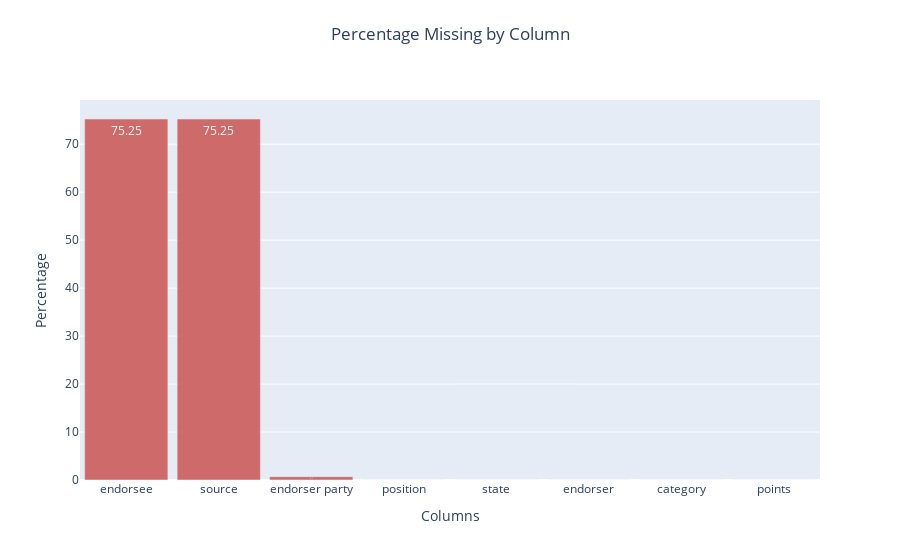

Source (notebook cell):
### Code cell
percent_missing = np.round(data.isnull().sum() * 100 / len(data),2)
missing_value_data = pd.DataFrame({'column_name': data.columns,
                                 'percent_missing': percent_missing}).sort_values('percent_missing', ascending=False)


fig = go.Figure()
fig.add_trace(
        go.Bar(x=missing_value_data['column_name'],
               y=missing_value_data['percent_missing'],
               opacity=0.9,
               text=missing_value_data['percent_missing'],
               textposition='inside',
               marker={'color':'indianred'}
                   ))
fig.update_layout(
      title={'text': 'Percentage Missing by Column',
             'y':0.95, 'x':0.5,
            'xanchor': 'center', 'yanchor': 'top'},
      showlegend=False,
      xaxis_title_text='Columns',
      yaxis_title_text='Percentage',
      bargap=0.1
    )

fig.show()

### Figure 1 — Plotly figure (JSON) as saved in the notebook; plotly's stock layout.template omitted (floating-point values rounded to 4 significant figures)
{"data": [{"marker": {"color": "indianred"}, "opacity": 0.9, "text": [75.25, 75.25, 0.7, 0, 0, 0, 0, 0], "textposition": "inside", "type": "bar", "x": ["endorsee", "source", "endorser party", "position", "state", "endorser", "category", "points"], "y": [75.25, 75.25, 0.7, 0, 0, 0, 0, 0]}], "layout": {"bargap": 0.1, "showlegend": false, "title": {"text": "Percentage Missing by Column", "x": 0.5, "xanchor": "center", "y": 0.95, "yanchor": "top"}, "xaxis": {"title": {"text": "Columns"}}, "yaxis": {"title": {"text": "Percentage"}}}}
